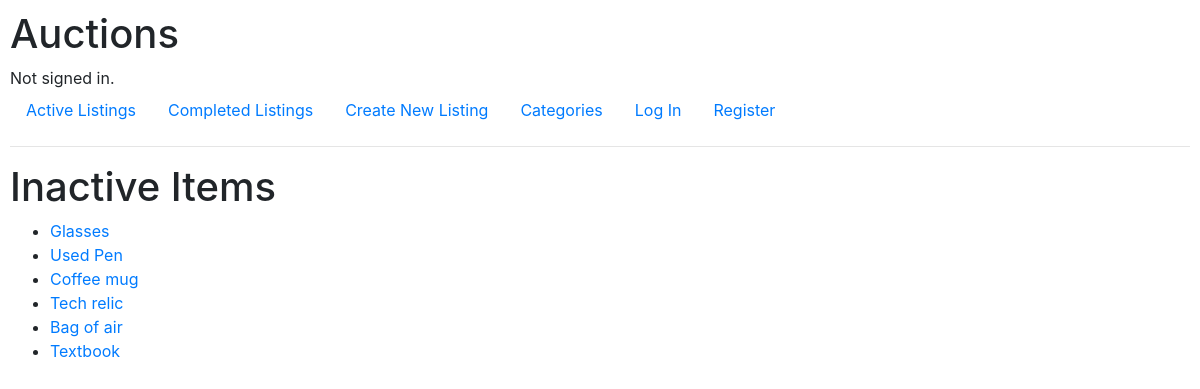
Screenshot of /inactive/ with the database file from the repository.
### auctions/models.py (models this page shows, shortened)
class Listing(models.Model):
    CAT_CHOICES = (
        ("fashion", "Fashion"),
        ("electronics", "Electronics"),
        ("home", "Home"),
        ("toys", "Toys"),
        ("everything_else", "Everything Else"),
    )
    item_id = models.AutoField(primary_key=True)
    active = models.BooleanField(default=True)
    lister_id = models.ForeignKey(settings.AUTH_USER_MODEL,
                                    on_delete=models.SET_NULL,
                                    null=True,
                                    blank=True)
    title = models.CharField(max_length=64)
    description = models.TextField()
    image_url = models.URLField(max_length=512, blank=True)
    category = models.CharField(max_length=64,
                                choices=CAT_CHOICES,
                                blank=True,
                                default=None,
                                null=True)
    initial_bid = models.DecimalField(max_digits=10,
                                    decimal_places=2,
                                    default=1,
                                    validators=[MinValueValidator(0.0)])

### auctions/views.py (the view)
# urls.py: path("inactive/", views.inactive, name="inactive"),
def inactive(request):
    if request.method == "GET":
        inactive_items = Listing.objects.filter(active=False)
        return render(request, "auctions/inactive.html", {
            "inactive_items": inactive_items
            })

### auctions/templates/auctions/inactive.html
{% extends "auctions/layout.html" %}
{% load static %}
{% block body %}
<h1>Inactive Items</h1>
	<ul>
	{% for item in inactive_items %}
	<li><a href="/item/{{item.item_id}}">{{item.title}}</a></li>
	{% endfor %}
	</ul>
{% endblock %}

### auctions/static/auctions/styles.css (style rules this page uses)
body { padding: 10px; }

### rows the page displays
Listing: title "Glasses"
Listing: title "Used Pen"
Listing: title "Coffee mug"
Listing: title "Tech relic"
Listing: title "Bag of air"
Listing: title "Textbook"
